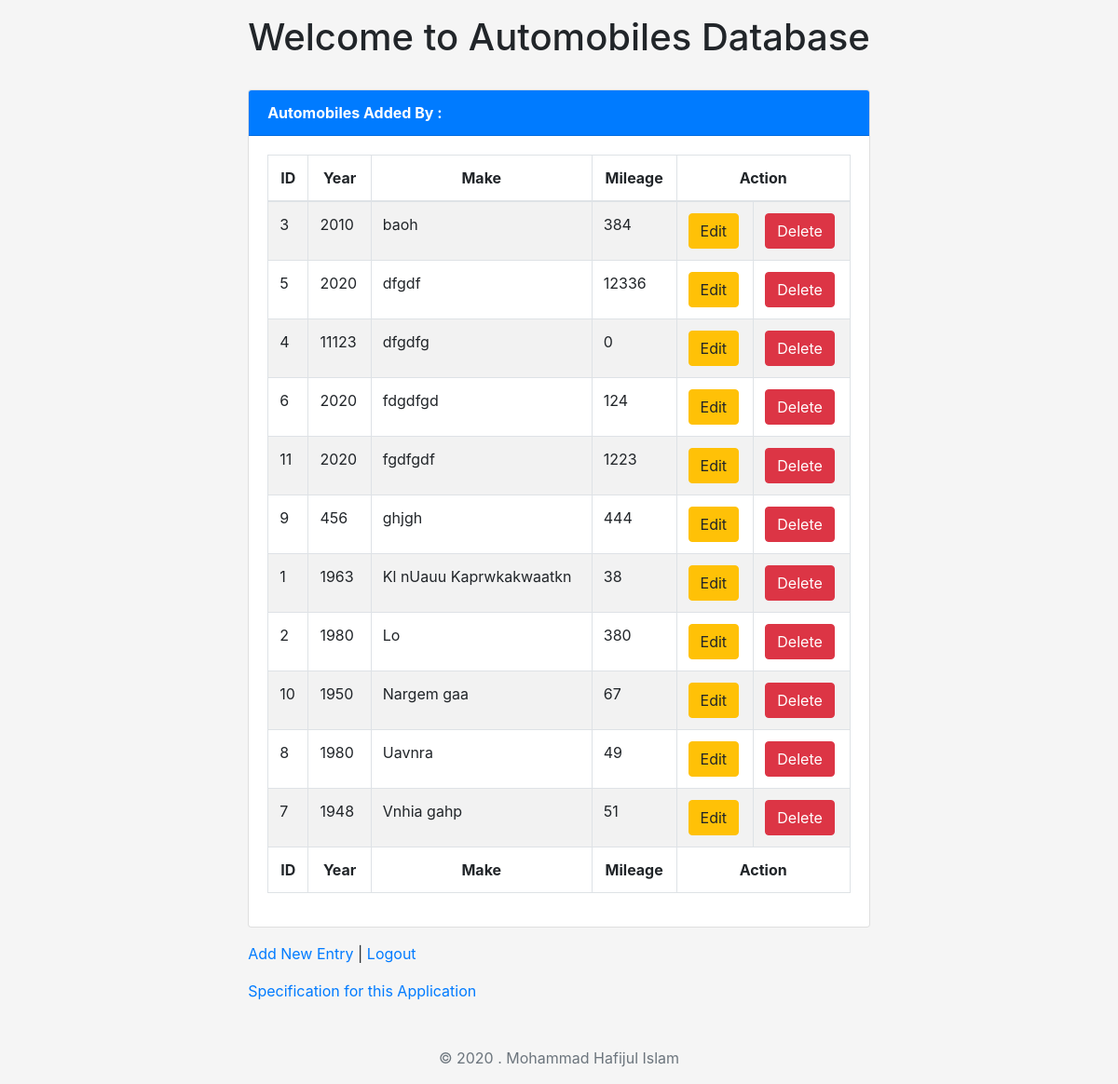
/c3w5/index.php (signed in), run on the app's committed database.
### tables this page shows
CREATE TABLE `autos` (
  `auto_id` int(11) UNSIGNED NOT NULL,
  `make` varchar(128) NOT NULL,
  `year` int(11) NOT NULL,
  `mileage` int(11) NOT NULL,
  `photo` varchar(1000) DEFAULT NULL,
  `added_by` int(11) NOT NULL
);

### include/pdo.php (called while the page is built, shortened)
<?php
$title = "Mohammad Hafijul Islam";

### c3w5/index.php (the view, shortened to what this page needs)
<?php require "../include/pdo.php";
if (!empty($_SESSION['user'])) {
    $sql = "SELECT * FROM `autos` WHERE `added_by`= :id ORDER BY `make` ASC;";
    $statement = $pdo->prepare($sql, array(PDO::ATTR_CURSOR => PDO::CURSOR_FWDONLY));
    $statement->execute(array(':id' => $_SESSION['user']['user_id']));
    $autos = ($statement->rowCount() > 0)
        ? $statement->fetchAll(PDO::FETCH_ASSOC)
        : null;
} else $autos = null;
?>
<!doctype html>
<html lang="en" class="h-100">
<head>
  <link href="../assets/css/bootstrap.css" rel="stylesheet" type="text/css">
  <link href="../assets/css/style.css" rel="stylesheet" type="text/css">
</head>
<body class="d-flex flex-column h-100">
<main role="main" class="flex-shrink-0">
  <div class="container">
    <h1 class="h1">Welcome to Automobiles Database</h1>
      <?php if (empty($_SESSION['user'])) { ?>
        <a class="font-weight-bold" href="login.php">Please log in</a>
        <p class="lead">
          Attempt to <a class="font-weight-bold" href="add.php">add data</a> without logging in
        </p>
      <?php } else {
          if (!empty($autos)) { ?>
            <div class="row">
              <div class="mt-4 col-12">
                <div class="card">
                  <p class="card-header font-weight-bold bg-primary text-white">Automobiles Added By
                    : <?= htmlentities($_SESSION['user']['full_name']) ?></p>
                  <div class="card-body">
                    <div class="table-responsive">
                      <table class="table table-bordered table-striped">
                        <thead>
                        <tr class="text-center">
                          <th>ID</th>
                          <th>Year</th>
                          <th>Make</th>
                          <th>Mileage</th>
                          <th colspan="2">Action</th>
                        </tr>
                        </thead>
                        <tbody>
                        <?php foreach ($autos as $auto) : ?>
                          <tr>
                            <td><?= htmlentities($auto['auto_id']) ?></td>
                            <td><?= htmlentities($auto['year']) ?></td>
                            <td><?= htmlentities($auto['make'], ENT_COMPAT, ini_get("default_charset"), false) ?></td>
                            <td><?= htmlentities($auto['mileage']) ?></td>
                            <td><a href="edit.php?auto_id=<?= $auto['auto_id'] ?>" class="btn btn-warning">Edit</a></td>
                            <td><a href="delete.php?auto_id=<?= $auto['auto_id'] ?>" class="btn btn-danger">Delete</a>
                            </td>
                          </tr>
                        <?php endforeach; ?>
                        </tbody>
                        <tfoot>
                        <tr class="text-center">
                          <th>ID</th>
                          <th>Year</th>
                          <th>Make</th>
                          <th>Mileage</th>
                          <th colspan="2">Action</th>
                        </tr>
                        </tfoot>
                      </table>
                    </div>
                  </div>
                </div>
              </div>
            </div>
          <?php } else { ?>
            <p class="text-center font-weight-bold text-dark">No rows found</p>
          <?php } ?>
        <p class="mt-3">
          <a href="add.php">Add New Entry</a> |
          <a href="logout.php">Logout</a>
        </p>
      <?php } ?>
    <p>
      <a href="https://www.wa4e.com/assn/autosdb" target="_blank">
        Specification for this Application
      </a>
    </p>
  </div>
</main>
<footer class="footer mt-auto py-3">
  <div class="container">
    <span class="text-muted">&copy; <?= date('Y') ?> . <?= $title ?></span>
  </div>
</footer>
</body>
</html>

### assets/css/style.css (style rules this page uses)
html, body { height: 100%; }
body { display: -ms-flexbox; display: flex; -ms-flex-align: center; align-items: center; padding-bottom: 40px; background-color: #f5f5f5; }
main > .container { padding: 1rem; }
.footer { background-color: #f5f5f5; }
.footer > .container { padding-right: 15px; padding-left: 15px; }

### data on the page
autos: auto_id "3", year "2010", make "baoh", mileage "384"
autos: auto_id "5", year "2020", make "dfgdf", mileage "12336"
autos: auto_id "4", year "11123", make "dfgdfg", mileage "0"
autos: auto_id "6", year "2020", make "fdgdfgd", mileage "124"
autos: auto_id "11", year "2020", make "fgdfgdf", mileage "1223"
autos: auto_id "9", year "456", make "ghjgh", mileage "444"
autos: auto_id "1", year "1963", make "Kl nUauu Kaprwkakwaatkn", mileage "38"
autos: auto_id "2", year "1980", make "Lo", mileage "380"
autos: auto_id "10", year "1950", make "Nargem gaa", mileage "67"
autos: auto_id "8", year "1980", make "Uavnra", mileage "49"
autos: auto_id "7", year "1948", make "Vnhia gahp", mileage "51"

### other printed values
$title "Mohammad Hafijul Islam"
